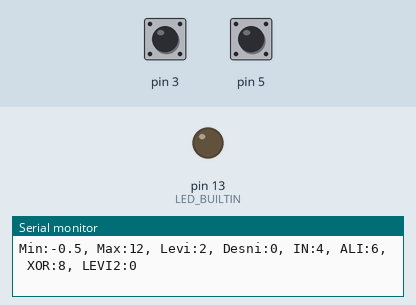
Recording of a sketch running on a simulated Arduino Uno, built with avr-gcc and run on an emulated ATmega328P. Shown: output pins drawn as LEDs (lit = HIGH), the last lines printed to the serial monitor. Inputs (shaded band) come from the test bench; at power-on: pin 3 HIGH, pin 5 HIGH.

Above: at 1.2 s.
1.3 s: pin 3 pulsed LOW 5 times (0.12 s each, 0.3 s apart)
At 2.4 s:
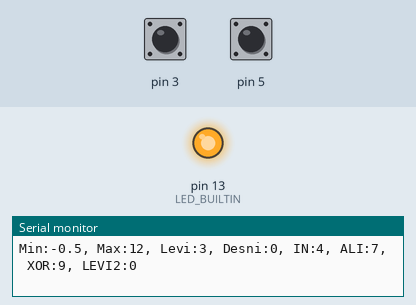
4.3 s: pin 3 pulled LOW for 0.25 s
At 4.9 s:
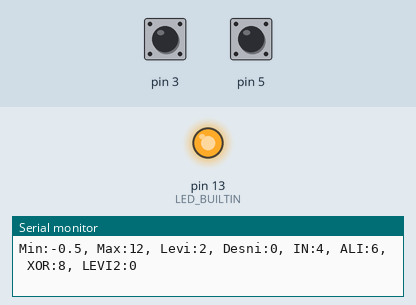
7.5 s: pin 3 pulled LOW for 1 s
At 7.9 s:
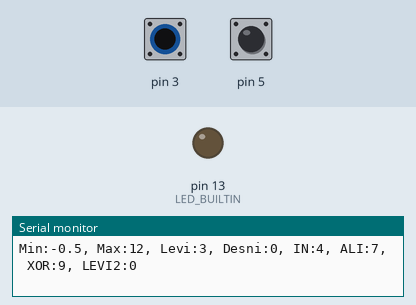
Timing chart, 0 to 10.5 s (numbered marks = the images above; inputs shaded):
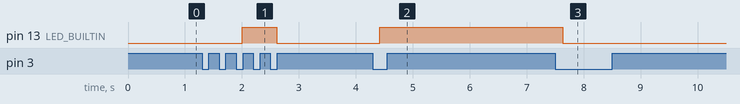

The sketch:

serial_monitor_gumbi_z_lu_ko.ino
```cpp
int leviGumb = 0;
int desniGumb = 0;

int levoStikalo = 0;
int leviGumbStaroStanje = 0;

int stanjeLED = LOW;

void setup() {
  // put your setup code here, to run once:
  pinMode(3, INPUT_PULLUP);
  pinMode(5, INPUT_PULLUP);
  pinMode(LED_BUILTIN, OUTPUT); // 13

  Serial.begin(9600);  // Začnemo serijski vmesnik
}

void loop() {
  // put your main code here, to run repeatedly:

  // ORIGINAL

  // leviGumb = digitalRead(8) + 2;
  // desniGumb = digitalRead(9);

  //NEGACIJA
  leviGumb = !digitalRead(3);
  if(leviGumb != leviGumbStaroStanje){
    if(leviGumbStaroStanje == 0){
      digitalWrite(LED_BUILTIN, stanjeLED);
      stanjeLED = !stanjeLED;
    }
  }

  leviGumbStaroStanje = leviGumb;
  desniGumb = 1 - digitalRead(5);

  int in = leviGumb && desniGumb;
  int ali = leviGumb || desniGumb; // || - ALTGR + W
  int xali = leviGumb ^ desniGumb; // ^ - ALTGR + 3 (2x) ali ALTGR + 3 nato PRESLEDEK

  Serial.print("Min:-0.5, Max:12, ");
  Serial.print("Levi:");
  Serial.print(leviGumb + 2);
  Serial.print(", Desni:");
  // Serial.println(primer);
  Serial.print(desniGumb);
  Serial.print(", IN:");
  Serial.print(in + 4);
  Serial.print(", ALI:");
  Serial.print(ali + 6);
  Serial.print(", XOR:");
  Serial.print(xali + 8);
  Serial.print(", LEVI2:");
  Serial.println(levoStikalo); // 1. pritidnemo lev gumb je 1 in ostane dokler 2. ne pritisnemo gumba nato postane 0;

  delay(200);
  }
```

Measured:
- after the input at 1.3 s, pin 13 (LED_BUILTIN): LOW → HIGH after 0.71 s, → LOW 0.60 s later
- after the input at 4.3 s, pin 13 (LED_BUILTIN): LOW → HIGH after 0.12 s
- after the input at 7.5 s, pin 13 (LED_BUILTIN): HIGH → LOW after 0.13 s
